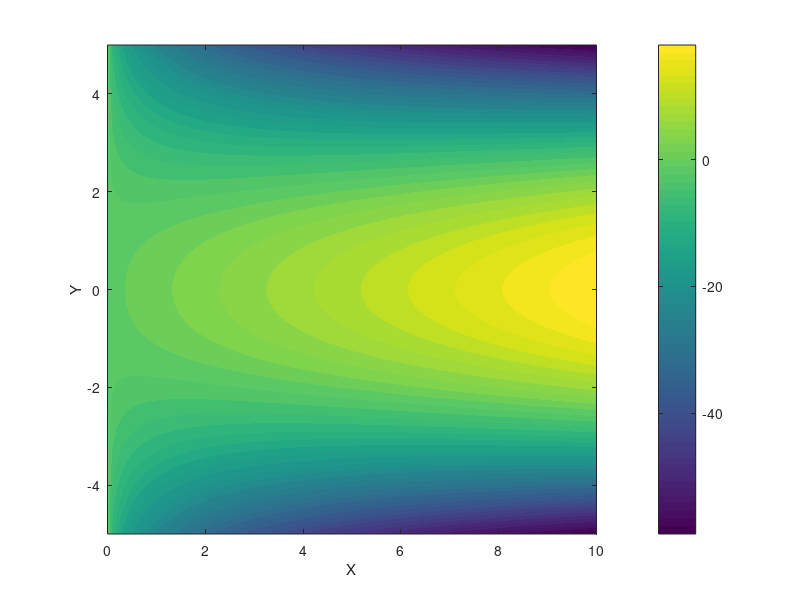

MATLAB code for this plot:
% The anonymous function
func1 = @(x, y) 2 .* x - sqrt(x) .* (y.^2);

% Initializin X and Y
x = linspace(0, 10, 100);
y = linspace(-5, 5, 100);

% Evaluate the function over X and Y
[X,Y] = meshgrid(x, y);
result = func1(X, Y);

% Graph
figure(), clf
contourf(X, Y, result, 40, 'linecolor', 'none')
xlabel('X'), ylabel('Y'), colorbar, axis square
